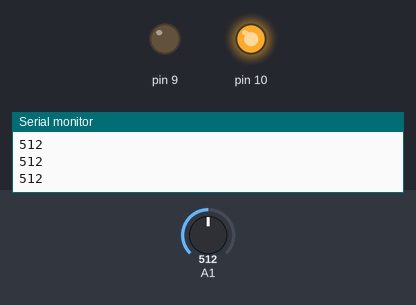
Bench run of a sketch on a simulated Arduino Uno, built with avr-gcc and run on an emulated ATmega328P. On the bench: output pins drawn as LEDs (lit = HIGH), the last lines printed to the serial monitor. Inputs (shaded band) come from the test bench; at power-on: A1 = 512.

Above: at 1.2 s.
1.3 s: A1 set to 485
At 2.4 s:
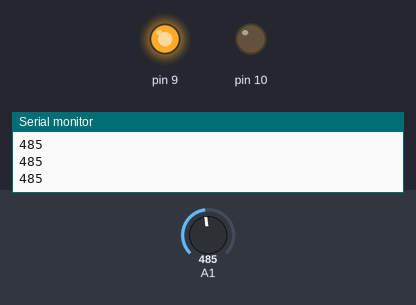
2.8 s: A1 set to 510
At 3.6 s:
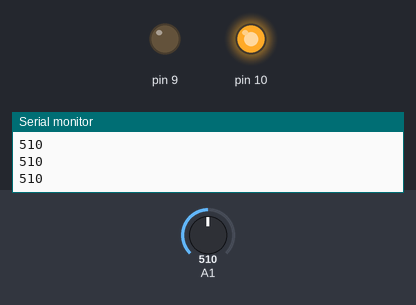
4.3 s: A1 set to 490
At 4.7 s:
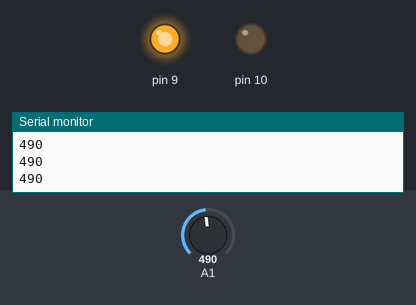
Timing chart, 0 to 7.3 s (numbered marks = the images above; inputs shaded):
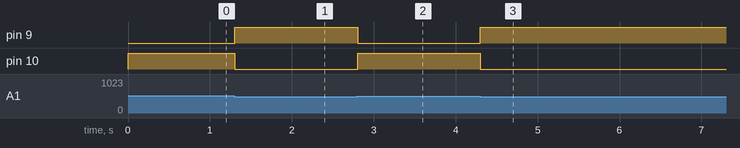

The sketch:

light19_09_04.ino
```cpp
void setup() {
  // put your setup code here, to run once:
  pinMode(A1, INPUT);
  pinMode(9, OUTPUT);
  pinMode(10, OUTPUT);
  Serial.begin(9600);
}

void loop() {
  // put your main code here, to run repeatedly:
  Serial.println(analogRead(A1));
  if(analogRead(A1) <= 500)
  {
    digitalWrite(9, HIGH);
    digitalWrite(10, LOW);
  }
  else if(analogRead(A1) >= 500)
  {
    digitalWrite(9, LOW);
    digitalWrite(10, HIGH);
  }
    else
  {digitalWrite(9, LOW);
   digitalWrite(10, LOW);
   }
}
```

Measured:
- the behaviour switches between 501 and 500 on A1 (found by bisection; images 0 and 1)
- after the input at 1.3 s, pin 9: LOW → HIGH at once; pin 10: HIGH → LOW at once
- after the input at 2.8 s, pin 9: HIGH → LOW at once; pin 10: LOW → HIGH at once
- after the input at 4.3 s, pin 9: LOW → HIGH at once; pin 10: HIGH → LOW at once
